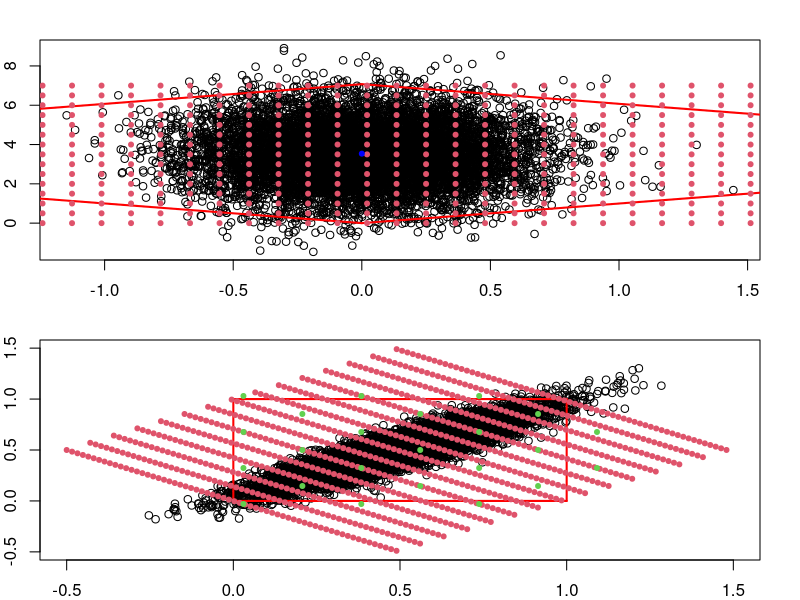

Generate this figure with R:
library("mvtnorm")
sigma_x <- 0.2
sigma_y <- 0.2
rho <- 0.90
theta <- pi/4
std_dev_factor = 0.5
par(mfrow=c(2,1), mar=c(2,2,2,2))

xy.samples <- t(rmvnorm(n=1e4,
                      mean=c(0.5,0.5),
                      sigma=matrix(nrow=2,ncol=2,
                                   data=c(sigma_x^2,rho*sigma_x*sigma_y,
                                          rho*sigma_x*sigma_y,sigma_y^2))))


corner.ll = c(0,0)
corner.lr = c(1,0)
corner.ur = c(1,1)
corner.ul = c(0,1)


Scale.mat <- diag(c(1/sigma_x, 1/sigma_y))
Rotation.mat <- matrix(nrow=2,ncol=2,
                       data=c(cos(theta),sin(theta),-sin(theta),cos(theta)))

corner.ll.xi <- Rotation.mat %*% Scale.mat %*% t(t(corner.ll))
corner.lr.xi <- Rotation.mat %*% Scale.mat %*% t(t(corner.lr))
corner.ul.xi <- Rotation.mat %*% Scale.mat %*% t(t(corner.ul))
corner.ur.xi <- Rotation.mat %*% Scale.mat %*% t(t(corner.ur))

xieta.samples <- Rotation.mat %*% Scale.mat %*% xy.samples

plot(xieta.samples[1,], xieta.samples[2,])
lines(c(corner.ll.xi[1],corner.lr.xi[1]),
      c(corner.ll.xi[2],corner.lr.xi[2]),
      col="red",lwd=2)
lines(c(corner.lr.xi[1],corner.ur.xi[1]),
      c(corner.lr.xi[2],corner.ur.xi[2]),
      col="red",lwd=2)
lines(c(corner.ur.xi[1],corner.ul.xi[1]),
      c(corner.ur.xi[2],corner.ul.xi[2]),
      col="red",lwd=2)
lines(c(corner.ul.xi[1],corner.ll.xi[1]),
      c(corner.ul.xi[2],corner.ll.xi[2]),
      col="red",lwd=2)

by.xi <- sqrt(1-rho)/sqrt(1+rho)*std_dev_factor
xi.nodes <- seq(-sqrt(2)/2*(1/sigma_y), sqrt(2)/2*(1/sigma_x),
                by = by.xi)

by.eta <- std_dev_factor
eta.nodes <- seq(0, sqrt(2)/2*(1/sigma_x + 1/sigma_y),
                 by = by.eta)

xieta.nodes <- matrix(nrow=2,ncol=length(xi.nodes)*length(eta.nodes))
for (i in seq(1,length(xi.nodes))) {
    for (j in seq(1,length(eta.nodes))) {
        xieta.nodes[, length(eta.nodes)*(i-1) + j] =
            c(xi.nodes[i], eta.nodes[j])
    }
}
points(xieta.nodes[1,],
       xieta.nodes[2,],col=2,pch=20)
points(sqrt(2)/2 * 0.5 * (1/sigma_x - 1/sigma_y),
       sqrt(2)/2 * 0.5 * (1/sigma_x + 1/sigma_y),
       col="blue", pch=20)



xy.nodes <- solve(Scale.mat) %*% solve(Rotation.mat) %*% xieta.nodes

plot(xy.samples[1,], xy.samples[2,], xlim=c(-1+0.5,1+0.5), ylim=c(-1+0.5,1+0.5))
lines(c(corner.ll[1],corner.lr[1]),
      c(corner.ll[2],corner.lr[2]),
      col="red",lwd=2)
lines(c(corner.lr[1],corner.ur[1]),
      c(corner.lr[2],corner.ur[2]),
      col="red",lwd=2)
lines(c(corner.ur[1],corner.ul[1]),
      c(corner.ur[2],corner.ul[2]),
      col="red",lwd=2)
lines(c(corner.ul[1],corner.ll[1]),
      c(corner.ul[2],corner.ll[2]),
      col="red",lwd=2)
points(xy.nodes[1,],
       xy.nodes[2,],col=2,pch=20)

basis.0 = c(0.0303301,1.03033); points(basis.0[1], basis.0[2], col=3, pch=20);
basis.1 = c(0.0303301,0.676777); points(basis.1[1], basis.1[2], col=3, pch=20);
basis.2 = c(0.207107,0.853553); points(basis.2[1], basis.2[2], col=3, pch=20);
basis.3 = c(0.383883,1.03033); points(basis.3[1], basis.3[2], col=3, pch=20);
basis.4 = c(0.0303301,0.323223); points(basis.4[1], basis.4[2], col=3, pch=20);
basis.5 = c(0.207107,0.5); points(basis.5[1], basis.5[2], col=3, pch=20);
basis.6 = c(0.383883,0.676777); points(basis.6[1], basis.6[2], col=3, pch=20);
basis.7 = c(0.56066,0.853553); points(basis.7[1], basis.7[2], col=3, pch=20);
basis.8 = c(0.737437,1.03033); points(basis.8[1], basis.8[2], col=3, pch=20);
basis.9 = c(0.0303301,-0.0303301); points(basis.9[1], basis.9[2], col=3, pch=20);
basis.10 = c(0.207107,0.146447); points(basis.10[1], basis.10[2], col=3, pch=20);
basis.11 = c(0.383883,0.323223); points(basis.11[1], basis.11[2], col=3, pch=20);
basis.12 = c(0.56066,0.5); points(basis.12[1], basis.12[2], col=3, pch=20);
basis.13 = c(0.737437,0.676777); points(basis.13[1], basis.13[2], col=3, pch=20);
basis.14 = c(0.914214,0.853553); points(basis.14[1], basis.14[2], col=3, pch=20);
basis.15 = c(0.383883,-0.0303301); points(basis.15[1], basis.15[2], col=3, pch=20);
basis.16 = c(0.56066,0.146447); points(basis.16[1], basis.16[2], col=3, pch=20);
basis.17 = c(0.737437,0.323223); points(basis.17[1], basis.17[2], col=3, pch=20);
basis.18 = c(0.914214,0.5); points(basis.18[1], basis.18[2], col=3, pch=20);
basis.19 = c(1.09099,0.676777); points(basis.19[1], basis.19[2], col=3, pch=20);
basis.20 = c(0.737437,-0.0303301); points(basis.20[1], basis.20[2], col=3, pch=20);
basis.21 = c(0.914214,0.146447); points(basis.21[1], basis.21[2], col=3, pch=20);
basis.22 = c(1.09099,0.323223); points(basis.22[1], basis.22[2], col=3, pch=20);
